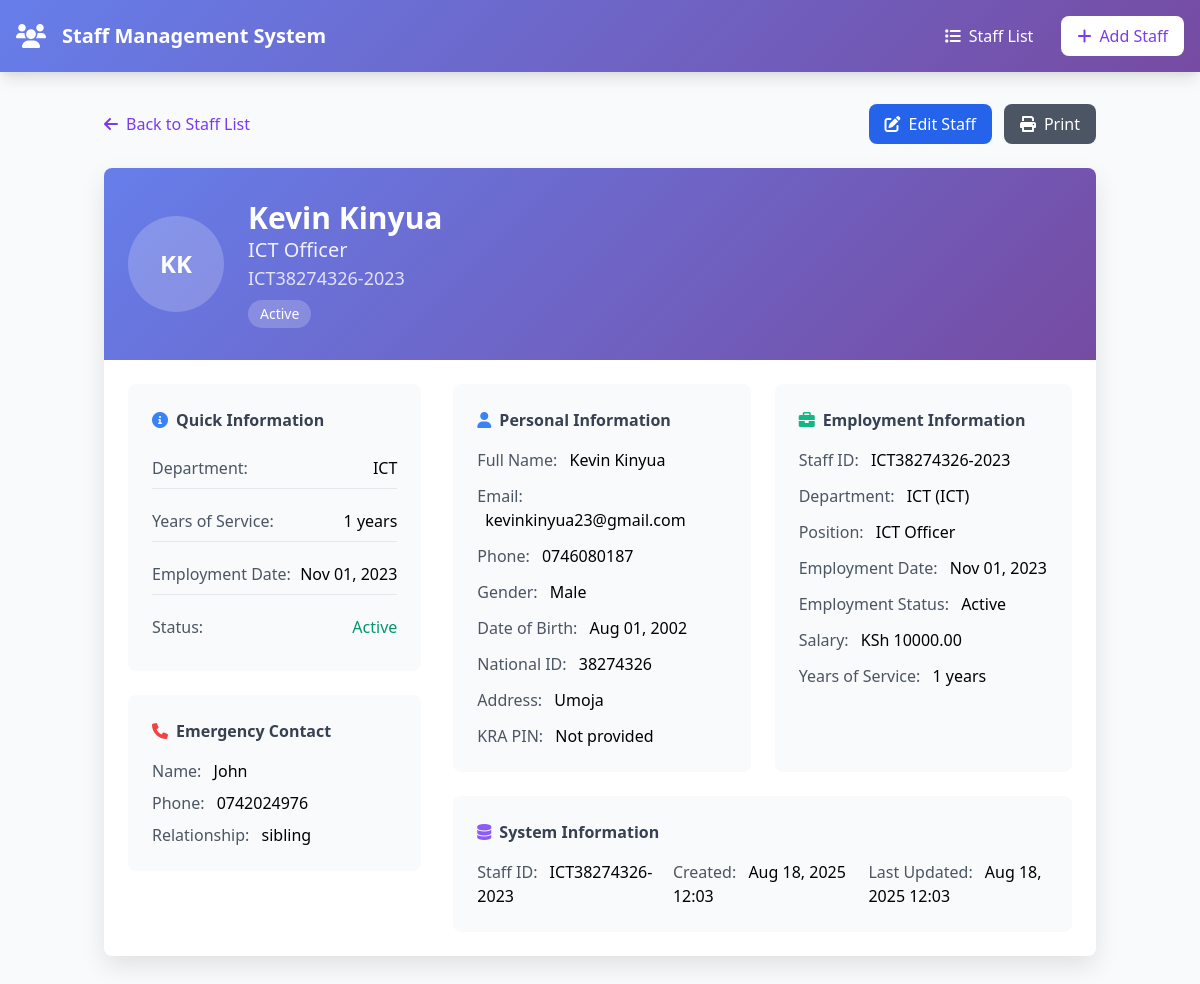
Before: /staff/ICT38274326-2023/ with the older database file.
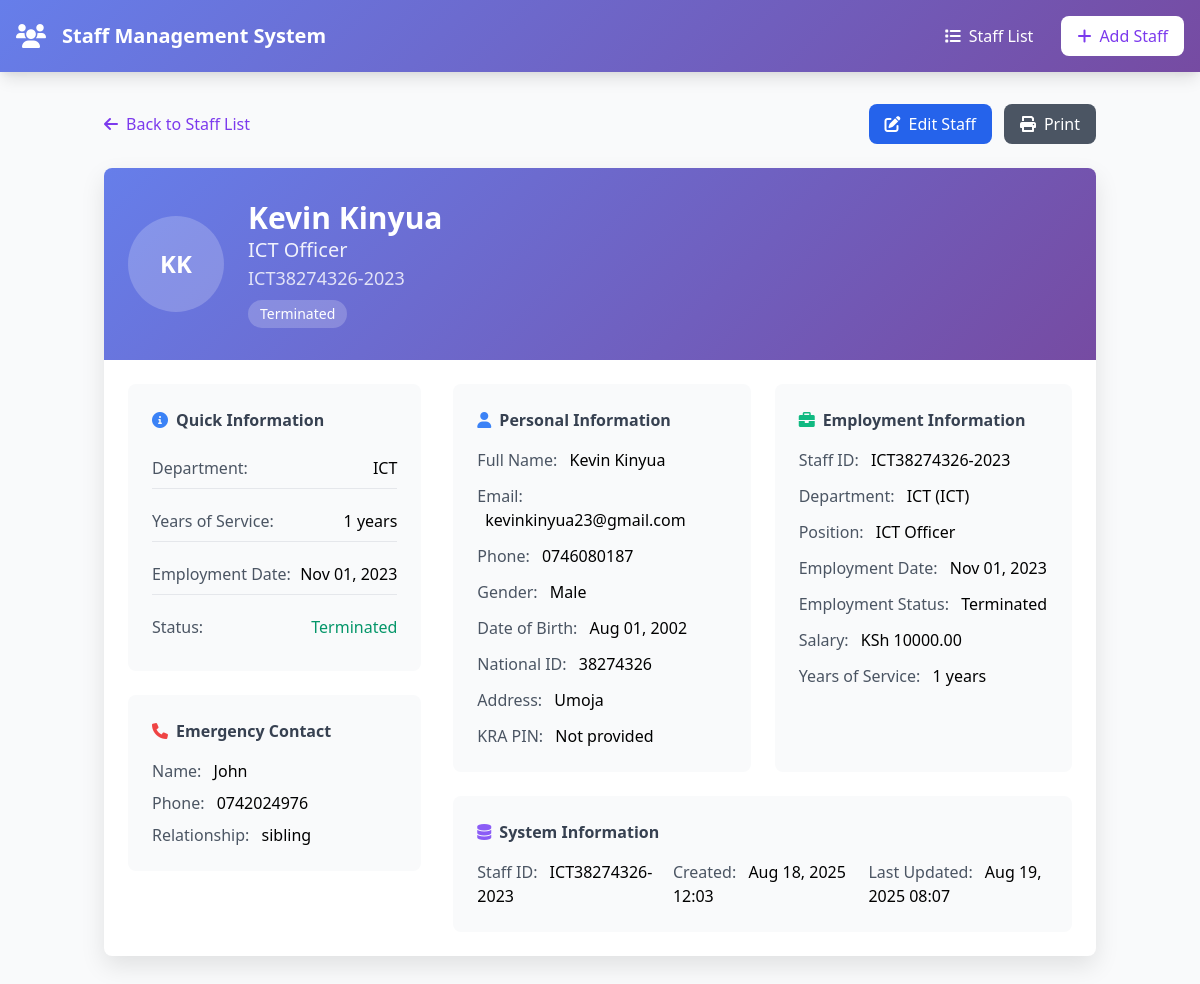
After: the same page with the newer database file.
### core/models.py (models this page shows, shortened)
class Staff(models.Model):
    GENDER_CHOICES = [
        ('M', 'Male'),
        ('F', 'Female'),
        ('O', 'Other'),
    ]
    EMPLOYMENT_STATUS_CHOICES = [
        ('ACTIVE', 'Active'),
        ('INACTIVE', 'Inactive'),
        ('TERMINATED', 'Terminated'),
        ('RETIRED', 'Retired'),
    ]
    first_name = models.CharField(max_length=50, verbose_name=_("First Name"))
    middle_name = models.CharField(max_length=50, blank=True, null=True, verbose_name=_("Middle Name"))
    last_name = models.CharField(max_length=50, verbose_name=_("Last Name"))
    email = models.EmailField(unique=True, verbose_name=_("Email"))
    phone = models.CharField(max_length=15, verbose_name=_("Phone Number"))
    gender = models.CharField(max_length=1, choices=GENDER_CHOICES, verbose_name=_("Gender"))
    date_of_birth = models.DateField(verbose_name=_("Date of Birth"))
    national_id = models.CharField(max_length=20, unique=True, verbose_name=_("National ID"))
    address = models.TextField(verbose_name=_("Address"))
    department = models.ForeignKey(Department, on_delete=models.CASCADE, related_name='staff_members', verbose_name=_("Department"))
    position = models.CharField(max_length=100, verbose_name=_("Position"))
    employment_date = models.DateField(verbose_name=_("Employment Date"))
    employment_status = models.CharField(
        max_length=20,
        choices=EMPLOYMENT_STATUS_CHOICES,
        default='ACTIVE',
        verbose_name=_("Employment Status")
    )
    salary = models.DecimalField(max_digits=10, decimal_places=2, blank=True, null=True, verbose_name=_("Salary"))
    emergency_contact_name = models.CharField(max_length=100, blank=True, null=True, verbose_name=_("Emergency Contact Name"))
    emergency_contact_phone = models.CharField(max_length=15, blank=True, null=True, verbose_name=_("Emergency Contact Phone"))
    emergency_contact_relationship = models.CharField(max_length=50, blank=True, null=True, verbose_name=_("Emergency Contact Relationship"))
    kra_pin = models.CharField(
        max_length=11,
        unique=True,
        blank=True,
        null=True,
        validators=[RegexValidator(r'^[A-Za-z][0-9]{9}[A-Za-z]$', 'KRA PIN must be 11 characters: 1 letter, 9 digits, 1 letter')],
        verbose_name=_("KRA PIN")
    )
    unique_id = models.CharField(max_length=30, unique=True, editable=False, verbose_name=_("Unique ID"))
    created_at = models.DateTimeField(auto_now_add=True)
    updated_at = models.DateTimeField(auto_now=True)
    @property
    def full_name(self):
        if self.middle_name:
            return f"{self.first_name} {self.middle_name} {self.last_name}"
        return f"{self.first_name} {self.last_name}"
    @property
    def years_of_service(self):
        current_date = timezone.now().date()
        years = current_date.year - self.employment_date.year
        if (current_date.month, current_date.day) < (self.employment_date.month, self.employment_date.day):
            years -= 1
        return max(0, years)  # Ensure non-negative years
    class Meta:
        ordering = ['unique_id']
        verbose_name_plural = "Staff"

class Department(models.Model):
    name = models.CharField(max_length=100, unique=True, verbose_name=_("Department Name"))
    code = models.CharField(
        max_length=3,
        unique=True,
        validators=[RegexValidator(r'^[A-Z]{3}$', 'Code must be 3 uppercase letters')],
        verbose_name=_("Department Code")
    )
    description = models.TextField(blank=True, null=True, verbose_name=_("Description"))
    created_at = models.DateTimeField(auto_now_add=True)
    updated_at = models.DateTimeField(auto_now=True)
    class Meta:
        ordering = ['name']

### core/views.py (the view)
# urls.py: path('staff/<str:unique_id>/', views.staff_detail, name='staff_detail'),
def staff_detail(request, unique_id):
    staff = Staff.objects.get(unique_id=unique_id)
    return render(request, 'staff_detail.html', {'staff': staff})

### templates/staff_detail.html (shortened to what the changed rows need)
{% extends 'base.html' %}
{% block content %}
<div class="container mx-auto px-4 py-8">
    <div class="max-w-6xl mx-auto">
        <div class="bg-white rounded-lg card-shadow overflow-hidden">
            <div class="gradient-bg text-white px-6 py-8">
                <div class="flex items-center space-x-6">
                    <div class="h-24 w-24 rounded-full bg-white bg-opacity-20 flex items-center justify-center">
                        <span class="text-white text-2xl font-bold">
                            {{ staff.first_name.0 }}{{ staff.last_name.0 }}
                        </span>
                    </div>
                    <div>
                        <h1 class="text-3xl font-bold">{{ staff.full_name }}</h1>
                        <p class="text-xl opacity-90">{{ staff.position }}</p>
                        <p class="text-lg opacity-80">{{ staff.unique_id }}</p>
                        <span class="inline-flex items-center px-3 py-1 rounded-full text-sm font-medium bg-white bg-opacity-20 mt-2">
                            {{ staff.get_employment_status_display }}
                        </span>
                    </div>
                </div>
            </div>
            <div class="p-6">
                <div class="grid grid-cols-1 lg:grid-cols-3 gap-8">
                    <div class="lg:col-span-1">
                        <div class="bg-gray-50 p-6 rounded-lg mb-6">
                            <div class="space-y-3">
                                <div class="flex justify-between items-center py-2 border-b border-gray-200">
                                    <span class="text-gray-600">Department:</span>
                                    <span class="font-medium">{{ staff.department.name }}</span>
                                </div>
                                <div class="flex justify-between items-center py-2 border-b border-gray-200">
                                    <span class="text-gray-600">Years of Service:</span>
                                    <span class="font-medium">{{ staff.years_of_service }} years</span>
                                </div>
                                <div class="flex justify-between items-center py-2 border-b border-gray-200">
                                    <span class="text-gray-600">Employment Date:</span>
                                    <span class="font-medium">{{ staff.employment_date|date:"M d, Y" }}</span>
                                </div>
                                <div class="flex justify-between items-center py-2">
                                    <span class="text-gray-600">Status:</span>
                                    <span class="font-medium text-green-600">{{ staff.get_employment_status_display }}</span>
                                </div>
                            </div>
                        </div>
                        <div class="bg-gray-50 p-6 rounded-lg">
                            <div class="space-y-2">
                                <div><span class="text-gray-600">Name:</span> <span class="ml-2 font-medium">{{ staff.emergency_contact_name }}</span></div>
                                <div><span class="text-gray-600">Phone:</span> <span class="ml-2 font-medium">{{ staff.emergency_contact_phone }}</span></div>
                                <div><span class="text-gray-600">Relationship:</span> <span class="ml-2 font-medium">{{ staff.emergency_contact_relationship }}</span></div>
                            </div>
                        </div>
                    </div>
                    <div class="lg:col-span-2">
                        <div class="grid grid-cols-1 md:grid-cols-2 gap-6">
                            <div class="bg-gray-50 p-6 rounded-lg">
                                <div class="space-y-3">
                                    <div><span class="text-gray-600">Full Name:</span> <span class="ml-2 font-medium">{{ staff.full_name }}</span></div>
                                    <div><span class="text-gray-600">Email:</span> <span class="ml-2 font-medium">{{ staff.email }}</span></div>
                                    <div><span class="text-gray-600">Phone:</span> <span class="ml-2 font-medium">{{ staff.phone }}</span></div>
                                    <div><span class="text-gray-600">Gender:</span> <span class="ml-2 font-medium">{{ staff.get_gender_display }}</span></div>
                                    <div><span class="text-gray-600">Date of Birth:</span> <span class="ml-2 font-medium">{{ staff.date_of_birth|date:"M d, Y" }}</span></div>
                                    <div><span class="text-gray-600">National ID:</span> <span class="ml-2 font-medium">{{ staff.national_id }}</span></div>
                                    <div><span class="text-gray-600">Address:</span> <span class="ml-2 font-medium">{{ staff.address }}</span></div>
                                    <div><span class="text-gray-600">KRA PIN:</span> <span class="ml-2 font-medium">{{ staff.kra_pin|default:"Not provided" }}</span></div>
                                </div>
                            </div>
                            <div class="bg-gray-50 p-6 rounded-lg">
                                <div class="space-y-3">
                                    <div><span class="text-gray-600">Staff ID:</span> <span class="ml-2 font-medium">{{ staff.unique_id }}</span></div>
                                    <div><span class="text-gray-600">Department:</span> <span class="ml-2 font-medium">{{ staff.department.name }} ({{ staff.department.code }})</span></div>
                                    <div><span class="text-gray-600">Position:</span> <span class="ml-2 font-medium">{{ staff.position }}</span></div>
                                    <div><span class="text-gray-600">Employment Date:</span> <span class="ml-2 font-medium">{{ staff.employment_date|date:"M d, Y" }}</span></div>
                                    <div><span class="text-gray-600">Employment Status:</span> <span class="ml-2 font-medium">{{ staff.get_employment_status_display }}</span></div>
                                    {% if staff.salary %}
                                    <div><span class="text-gray-600">Salary:</span> <span class="ml-2 font-medium">KSh {{ staff.salary|floatformat:2 }}</span></div>
                                    {% endif %}
                                    <div><span class="text-gray-600">Years of Service:</span> <span class="ml-2 font-medium">{{ staff.years_of_service }} years</span></div>
                                </div>
                            </div>
                            <div class="bg-gray-50 p-6 rounded-lg md:col-span-2">
                                <div class="grid grid-cols-1 md:grid-cols-3 gap-4">
                                    <div><span class="text-gray-600">Staff ID:</span> <span class="ml-2 font-medium">{{ staff.unique_id }}</span></div>
                                    <div><span class="text-gray-600">Created:</span> <span class="ml-2 font-medium">{{ staff.created_at|date:"M d, Y H:i" }}</span></div>
                                    <div><span class="text-gray-600">Last Updated:</span> <span class="ml-2 font-medium">{{ staff.updated_at|date:"M d, Y H:i" }}</span></div>
                                </div>
                            </div>
                        </div>
                    </div>
                </div>
            </div>
        </div>
    </div>
</div>
{% endblock %}

Changed rows visible on the page:
changed Staff "Kevin Kinyua": employment_status "Active" → "Terminated"; updated_at "Aug 18, 2025 12:03" → "Aug 19, 2025 08:07"
